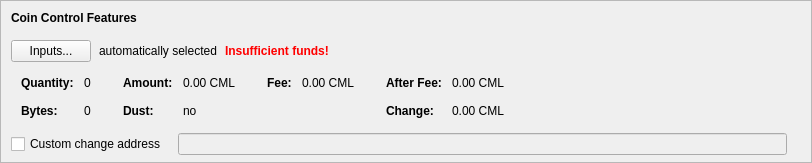
      <widget class="QFrame" name="frameCoinControl">
       <property name="sizePolicy">
        <sizepolicy hsizetype="Expanding" vsizetype="Fixed">
         <horstretch>0</horstretch>
         <verstretch>0</verstretch>
        </sizepolicy>
       </property>
       <property name="maximumSize">
        <size>
         <width>16777215</width>
         <height>16777215</height>
        </size>
       </property>
       <property name="frameShape">
        <enum>QFrame::StyledPanel</enum>
       </property>
       <property name="frameShadow">
        <enum>QFrame::Sunken</enum>
       </property>
       <layout class="QVBoxLayout" name="verticalLayoutCoinControl2">
        <property name="spacing">
         <number>0</number>
        </property>
        <property name="leftMargin">
         <number>0</number>
        </property>
        <property name="topMargin">
         <number>0</number>
        </property>
        <property name="rightMargin">
         <number>0</number>
        </property>
        <property name="bottomMargin">
         <number>6</number>
        </property>
        <item>
         <layout class="QVBoxLayout" name="verticalLayoutCoinControl" stretch="0,0,0,0,0">
          <property name="spacing">
           <number>0</number>
          </property>
          <property name="leftMargin">
           <number>10</number>
          </property>
          <property name="topMargin">
           <number>10</number>
          </property>
          <item>
           <layout class="QHBoxLayout" name="horizontalLayoutCoinControl1">
            <property name="bottomMargin">
             <number>15</number>
            </property>
            <item>
             <widget class="QLabel" name="labelCoinControlFeatures">
              <property name="sizePolicy">
               <sizepolicy hsizetype="Preferred" vsizetype="Maximum">
                <horstretch>0</horstretch>
                <verstretch>0</verstretch>
               </sizepolicy>
              </property>
              <property name="font">
               <font>
                <weight>75</weight>
                <bold>true</bold>
               </font>
              </property>
              <property name="styleSheet">
               <string notr="true">font-weight:bold;</string>
              </property>
              <property name="text">
               <string>Coin Control Features</string>
              </property>
             </widget>
            </item>
           </layout>
          </item>
          <item>
           <layout class="QHBoxLayout" name="horizontalLayoutCoinControl2" stretch="0,0,0,0">
            <property name="spacing">
             <number>8</number>
            </property>
            <property name="bottomMargin">
             <number>10</number>
            </property>
            <item>
             <widget class="QPushButton" name="pushButtonCoinControl">
              <property name="styleSheet">
               <string notr="true"/>
              </property>
              <property name="text">
               <string>Inputs...</string>
              </property>
              <property name="autoDefault">
               <bool>false</bool>
              </property>
             </widget>
            </item>
            <item>
             <widget class="QLabel" name="labelCoinControlAutomaticallySelected">
              <property name="text">
               <string>automatically selected</string>
              </property>
              <property name="margin">
               <number>5</number>
              </property>
             </widget>
            </item>
            <item>
             <widget class="QLabel" name="labelCoinControlInsuffFunds">
              <property name="font">
               <font>
                <weight>75</weight>
                <bold>true</bold>
               </font>
              </property>
              <property name="styleSheet">
               <string notr="true">color:red;font-weight:bold;</string>
              </property>
              <property name="text">
               <string>Insufficient funds!</string>
              </property>
              <property name="margin">
               <number>5</number>
              </property>
             </widget>
            </item>
            <item>
             <spacer name="horizontalSpacerCoinControl">
              <property name="orientation">
               <enum>Qt::Horizontal</enum>
              </property>
              <property name="sizeHint" stdset="0">
               <size>
                <width>40</width>
                <height>1</height>
               </size>
              </property>
             </spacer>
            </item>
           </layout>
          </item>
          <item>
           <widget class="QWidget" name="widgetCoinControl" native="true">
            <property name="sizePolicy">
             <sizepolicy hsizetype="Preferred" vsizetype="Preferred">
              <horstretch>0</horstretch>
              <verstretch>0</verstretch>
             </sizepolicy>
            </property>
            <property name="minimumSize">
             <size>
              <width>0</width>
              <height>0</height>
             </size>
            </property>
            <property name="styleSheet">
             <string notr="true"/>
            </property>
            <layout class="QHBoxLayout" name="horizontalLayoutCoinControl5">
             <property name="leftMargin">
              <number>0</number>
             </property>
             <property name="topMargin">
              <number>0</number>
             </property>
             <property name="rightMargin">
              <number>0</number>
             </property>
             <property name="bottomMargin">
              <number>0</number>
             </property>
             <item>
              <layout class="QHBoxLayout" name="horizontalLayoutCoinControl3" stretch="0,0,0,1">
               <property name="spacing">
                <number>20</number>
               </property>
               <property name="topMargin">
                <number>0</number>
               </property>
               <property name="bottomMargin">
                <number>10</number>
               </property>
               <item>
                <layout class="QFormLayout" name="formLayoutCoinControl1">
                 <property name="horizontalSpacing">
                  <number>10</number>
                 </property>
                 <property name="verticalSpacing">
                  <number>14</number>
                 </property>
                 <property name="leftMargin">
                  <number>10</number>
                 </property>
                 <property name="topMargin">
                  <number>4</number>
                 </property>
                 <property name="rightMargin">
                  <number>6</number>
                 </property>
                 <item row="0" column="0">
                  <widget class="QLabel" name="labelCoinControlQuantityText">
                   <property name="font">
                    <font>
                     <weight>75</weight>
                     <bold>true</bold>
                    </font>
                   </property>
                   <property name="text">
                    <string>Quantity:</string>
                   </property>
                   <property name="margin">
                    <number>0</number>
                   </property>
                  </widget>
                 </item>
                 <item row="0" column="1">
                  <widget class="QLabel" name="labelCoinControlQuantity">
                   <property name="cursor">
                    <cursorShape>IBeamCursor</cursorShape>
                   </property>
                   <property name="contextMenuPolicy">
                    <enum>Qt::ActionsContextMenu</enum>
                   </property>
                   <property name="text">
                    <string notr="true">0</string>
                   </property>
                   <property name="margin">
                    <number>0</number>
                   </property>
                   <property name="textInteractionFlags">
                    <set>Qt::LinksAccessibleByMouse|Qt::TextSelectableByKeyboard|Qt::TextSelectableByMouse</set>
                   </property>
                  </widget>
                 </item>
                 <item row="1" column="0">
                  <widget class="QLabel" name="labelCoinControlBytesText">
                   <property name="font">
                    <font>
                     <weight>75</weight>
                     <bold>true</bold>
                    </font>
                   </property>
                   <property name="text">
                    <string>Bytes:</string>
                   </property>
                  </widget>
                 </item>
                 <item row="1" column="1">
                  <widget class="QLabel" name="labelCoinControlBytes">
                   <property name="cursor">
                    <cursorShape>IBeamCursor</cursorShape>
                   </property>
                   <property name="contextMenuPolicy">
                    <enum>Qt::ActionsContextMenu</enum>
                   </property>
                   <property name="text">
                    <string notr="true">0</string>
                   </property>
                   <property name="textInteractionFlags">
                    <set>Qt::LinksAccessibleByMouse|Qt::TextSelectableByKeyboard|Qt::TextSelectableByMouse</set>
                   </property>
                  </widget>
                 </item>
                </layout>
               </item>
               <item>
                <layout class="QFormLayout" name="formLayoutCoinControl2">
                 <property name="horizontalSpacing">
                  <number>10</number>
                 </property>
                 <property name="verticalSpacing">
                  <number>14</number>
                 </property>
                 <property name="leftMargin">
                  <number>6</number>
                 </property>
                 <property name="topMargin">
                  <number>4</number>
                 </property>
                 <property name="rightMargin">
                  <number>6</number>
                 </property>
                 <item row="0" column="0">
                  <widget class="QLabel" name="labelCoinControlAmountText">
                   <property name="font">
                    <font>
                     <weight>75</weight>
                     <bold>true</bold>
                    </font>
                   </property>
                   <property name="text">
                    <string>Amount:</string>
                   </property>
                   <property name="margin">
                    <number>0</number>
                   </property>
                  </widget>
                 </item>
                 <item row="0" column="1">
                  <widget class="QLabel" name="labelCoinControlAmount">
                   <property name="cursor">
                    <cursorShape>IBeamCursor</cursorShape>
                   </property>
                   <property name="contextMenuPolicy">
                    <enum>Qt::ActionsContextMenu</enum>
                   </property>
                   <property name="text">
                    <string notr="true">0.00 CML</string>
                   </property>
                   <property name="textInteractionFlags">
                    <set>Qt::LinksAccessibleByMouse|Qt::TextSelectableByKeyboard|Qt::TextSelectableByMouse</set>
                   </property>
                  </widget>
                 </item>
                 <item row="1" column="0">
                  <widget class="QLabel" name="labelCoinControlLowOutputText">
                   <property name="font">
                    <font>
                     <weight>75</weight>
                     <bold>true</bold>
                    </font>
                   </property>
                   <property name="text">
                    <string>Dust:</string>
                   </property>
                  </widget>
                 </item>
                 <item row="1" column="1">
                  <widget class="QLabel" name="labelCoinControlLowOutput">
                   <property name="cursor">
                    <cursorShape>IBeamCursor</cursorShape>
                   </property>
                   <property name="contextMenuPolicy">
                    <enum>Qt::ActionsContextMenu</enum>
                   </property>
                   <property name="text">
                    <string notr="true">no</string>
                   </property>
                   <property name="textInteractionFlags">
                    <set>Qt::LinksAccessibleByMouse|Qt::TextSelectableByKeyboard|Qt::TextSelectableByMouse</set>
                   </property>
                  </widget>
                 </item>
                </layout>
               </item>
               <item>
                <layout class="QFormLayout" name="formLayoutCoinControl3">
                 <property name="horizontalSpacing">
                  <number>10</number>
                 </property>
                 <property name="verticalSpacing">
                  <number>14</number>
                 </property>
                 <property name="leftMargin">
                  <number>6</number>
                 </property>
                 <property name="topMargin">
                  <number>4</number>
                 </property>
                 <property name="rightMargin">
                  <number>6</number>
                 </property>
                 <item row="0" column="0">
                  <widget class="QLabel" name="labelCoinControlFeeText">
                   <property name="font">
                    <font>
                     <weight>75</weight>
                     <bold>true</bold>
                    </font>
                   </property>
                   <property name="text">
                    <string>Fee:</string>
                   </property>
                   <property name="margin">
                    <number>0</number>
                   </property>
                  </widget>
                 </item>
                 <item row="0" column="1">
                  <widget class="QLabel" name="labelCoinControlFee">
                   <property name="cursor">
                    <cursorShape>IBeamCursor</cursorShape>
                   </property>
                   <property name="contextMenuPolicy">
                    <enum>Qt::ActionsContextMenu</enum>
                   </property>
                   <property name="text">
                    <string notr="true">0.00 CML</string>
                   </property>
                   <property name="textInteractionFlags">
                    <set>Qt::LinksAccessibleByMouse|Qt::TextSelectableByKeyboard|Qt::TextSelectableByMouse</set>
                   </property>
                  </widget>
                 </item>
                </layout>
               </item>
               <item>
                <layout class="QFormLayout" name="formLayoutCoinControl4">
                 <property name="horizontalSpacing">
                  <number>10</number>
                 </property>
                 <property name="verticalSpacing">
                  <number>14</number>
                 </property>
                 <property name="leftMargin">
                  <number>6</number>
                 </property>
                 <property name="topMargin">
                  <number>4</number>
                 </property>
                 <property name="rightMargin">
                  <number>6</number>
                 </property>
                 <item row="0" column="0">
                  <widget class="QLabel" name="labelCoinControlAfterFeeText">
                   <property name="font">
                    <font>
                     <weight>75</weight>
                     <bold>true</bold>
                    </font>
                   </property>
                   <property name="text">
                    <string>After Fee:</string>
                   </property>
                   <property name="margin">
                    <number>0</number>
                   </property>
                  </widget>
                 </item>
                 <item row="0" column="1">
                  <widget class="QLabel" name="labelCoinControlAfterFee">
                   <property name="cursor">
                    <cursorShape>IBeamCursor</cursorShape>
                   </property>
                   <property name="contextMenuPolicy">
                    <enum>Qt::ActionsContextMenu</enum>
                   </property>
                   <property name="text">
                    <string notr="true">0.00 CML</string>
                   </property>
                   <property name="textInteractionFlags">
                    <set>Qt::LinksAccessibleByMouse|Qt::TextSelectableByKeyboard|Qt::TextSelectableByMouse</set>
                   </property>
                  </widget>
                 </item>
                 <item row="1" column="0">
                  <widget class="QLabel" name="labelCoinControlChangeText">
                   <property name="font">
                    <font>
                     <weight>75</weight>
                     <bold>true</bold>
                    </font>
                   </property>
                   <property name="text">
                    <string>Change:</string>
                   </property>
                  </widget>
                 </item>
                 <item row="1" column="1">
                  <widget class="QLabel" name="labelCoinControlChange">
                   <property name="cursor">
                    <cursorShape>IBeamCursor</cursorShape>
                   </property>
                   <property name="contextMenuPolicy">
                    <enum>Qt::ActionsContextMenu</enum>
                   </property>
                   <property name="text">
                    <string notr="true">0.00 CML</string>
                   </property>
                   <property name="textInteractionFlags">
                    <set>Qt::LinksAccessibleByMouse|Qt::TextSelectableByKeyboard|Qt::TextSelectableByMouse</set>
                   </property>
                  </widget>
                 </item>
                </layout>
               </item>
              </layout>
             </item>
            </layout>
           </widget>
          </item>
          <item>
           <layout class="QHBoxLayout" name="horizontalLayoutCoinControl4" stretch="0,0,0">
            <property name="spacing">
             <number>12</number>
            </property>
            <property name="sizeConstraint">
             <enum>QLayout::SetDefaultConstraint</enum>
            </property>
            <property name="topMargin">
             <number>5</number>
            </property>
            <property name="rightMargin">
             <number>5</number>
            </property>
            <item>
             <widget class="QCheckBox" name="checkBoxCoinControlChange">
              <property name="toolTip">
               <string>If this is activated, but the change address is empty or invalid, change will be sent to a newly generated address.</string>
              </property>
              <property name="text">
               <string>Custom change address</string>
              </property>
             </widget>
            </item>
            <item>
             <widget class="QValidatedLineEdit" name="lineEditCoinControlChange">
              <property name="enabled">
               <bool>false</bool>
              </property>
              <property name="sizePolicy">
               <sizepolicy hsizetype="Expanding" vsizetype="Fixed">
                <horstretch>0</horstretch>
                <verstretch>0</verstretch>
               </sizepolicy>
              </property>
             </widget>
            </item>
            <item>
             <widget class="QLabel" name="labelCoinControlChangeLabel">
              <property name="sizePolicy">
               <sizepolicy hsizetype="Preferred" vsizetype="Expanding">
                <horstretch>0</horstretch>
                <verstretch>0</verstretch>
               </sizepolicy>
              </property>
              <property name="minimumSize">
               <size>
                <width>0</width>
                <height>0</height>
               </size>
              </property>
              <property name="text">
               <string/>
              </property>
              <property name="margin">
               <number>3</number>
              </property>
             </widget>
            </item>
           </layout>
          </item>
          <item>
           <spacer name="verticalSpacerCoinControl">
            <property name="orientation">
             <enum>Qt::Vertical</enum>
            </property>
            <property name="sizeHint" stdset="0">
             <size>
              <width>800</width>
              <height>1</height>
             </size>
            </property>
           </spacer>
          </item>
         </layout>
        </item>
       </layout>
      </widget>
